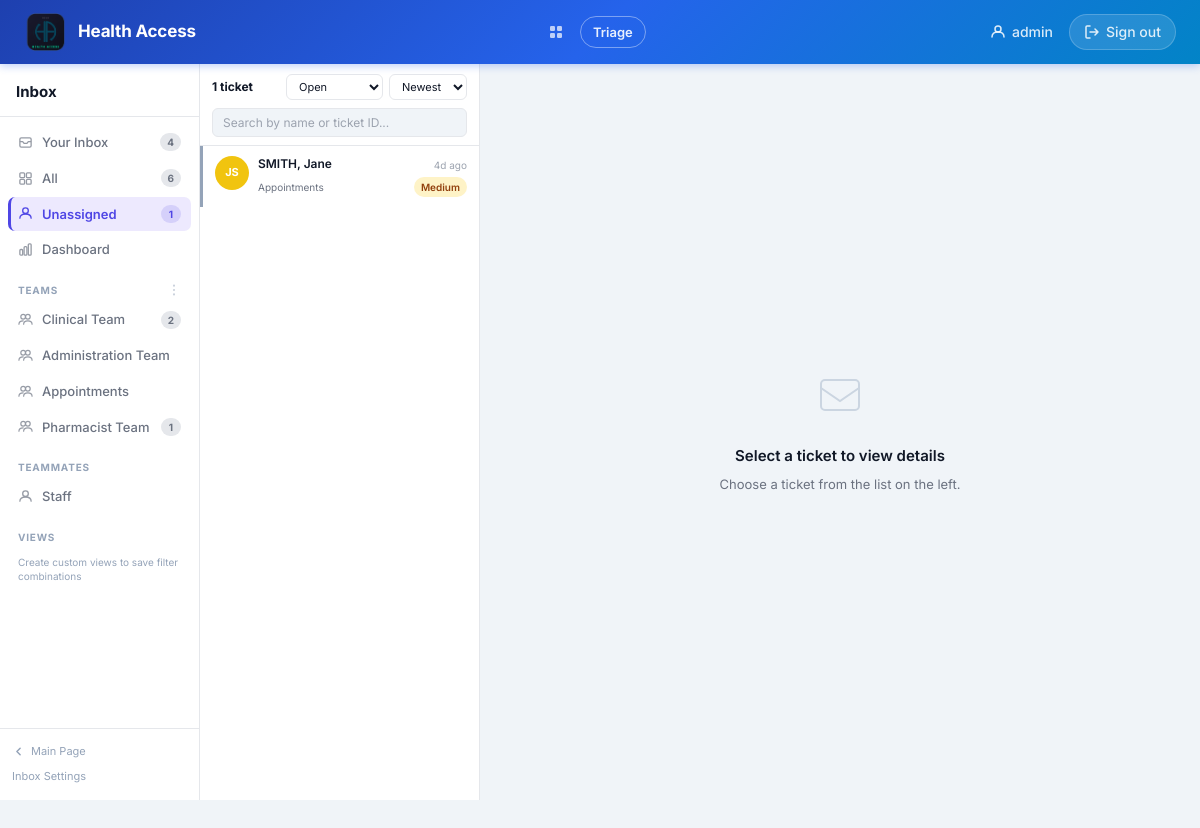
The page /inbox?team=unassigned (signed in) on the database its author committed.
### tables this page shows
CREATE TABLE tickets (
            id INTEGER PRIMARY KEY AUTOINCREMENT,
            patient_name TEXT,
            nhs_number TEXT,
            dob TEXT,
            phone TEXT,
            postcode TEXT,
            title TEXT,
            category TEXT,
            form_data TEXT,
            status TEXT DEFAULT 'Open',
            priority TEXT DEFAULT 'Medium',
            created_at TEXT,
            updated_at TEXT
        , assigned_to TEXT DEFAULT '', is_read INTEGER DEFAULT 0);

### app.py (the view)
@app.route("/inbox")
@staff_required
def inbox():
    status_filter = request.args.get("status", "Open")
    sort = request.args.get("sort", "newest")
    search = request.args.get("search", "")
    team = request.args.get("team", "")
    filters = {"status": status_filter, "sort": sort, "search": search, "team": team}
    tickets_list = _build_ticket_list(filters)
    return render_template(
        "inbox.html",
        tickets=tickets_list,
        selected=None,
        filters=filters,
        teams=TEAMS,
        nav_counts=get_nav_counts(),
    )

### app.py (called while the page is built)
def get_db():
    db = sqlite3.connect(DB_PATH)
    db.row_factory = sqlite3.Row
    return db

def get_avatar_color(name):
    if not name:
        return AVATAR_COLORS[0]
    return AVATAR_COLORS[abs(hash(name)) % len(AVATAR_COLORS)]

def time_ago(dt_str):
    try:
        dt = datetime.fromisoformat(dt_str)
        diff = datetime.utcnow() - dt
        seconds = int(diff.total_seconds())
        if seconds < 60:
            return f"{seconds}s ago"
        elif seconds < 3600:
            return f"{seconds // 60}m ago"
        elif seconds < 86400:
            return f"{seconds // 3600}h ago"
        else:
            return f"{seconds // 86400}d ago"
    except Exception:
        return ""

def staff_required(f):
    @wraps(f)
    def decorated(*args, **kwargs):
        if not session.get("staff_authenticated"):
            return redirect(url_for("staff_login", next=request.url))
        return f(*args, **kwargs)
    return decorated

def get_nav_counts():
    try:
        db = get_db()
        active = "status NOT IN ('Closed','Resolved')"
        your_inbox = db.execute(f"SELECT COUNT(*) FROM tickets WHERE {active}").fetchone()[0]
        all_tickets = db.execute("SELECT COUNT(*) FROM tickets").fetchone()[0]
        unassigned = db.execute(
            f"SELECT COUNT(*) FROM tickets WHERE {active} AND (assigned_to IS NULL OR assigned_to='')"
        ).fetchone()[0]
        team_counts = {}
        for t in TEAMS:
            c = db.execute(
                f"SELECT COUNT(*) FROM tickets WHERE {active} AND assigned_to=?", (t,)
            ).fetchone()[0]
            team_counts[t] = c
        db.close()
        return {"your_inbox": your_inbox, "all": all_tickets, "unassigned": unassigned, "teams": team_counts}
    except Exception:
        return {"your_inbox": 0, "all": 0, "unassigned": 0, "teams": {}}

@app.context_processor
def inject_open_ticket_count():
    return {"open_ticket_count": 0, "staff_authenticated": session.get("staff_authenticated", False)}

### templates/inbox.html (shortened to what this page needs)
{% extends "base.html" %}
{% block content %}
<div class="inbox-wrap">
    <nav class="inbox-nav">
        <div class="inbox-nav-header">
            <span>Inbox</span>
        </div>
        <div class="inbox-nav-body" id="inboxNavBody">
            <div data-section-group="your_inbox">
                <a href="{{ url_for('inbox') }}" class="nav-item {% if not request.args.get('team') and request.args.get('status','Open') == 'Open' %}active{% endif %}">
                    <svg width="15" height="15" viewBox="0 0 16 16" fill="none"><rect x="2" y="3" width="12" height="10" rx="1.5" stroke="currentColor" stroke-width="1.4"/><path d="M2 7h3l1.5 2h3L11 7h3" stroke="currentColor" stroke-width="1.4" stroke-linejoin="round"/></svg>
                    <span class="nav-item-label">Your Inbox</span>
                    {% if nav_counts.your_inbox %}<span class="nav-count">{{ nav_counts.your_inbox }}</span>{% endif %}
                </a>
            </div>
            <div data-section-group="all">
                <a href="{{ url_for('inbox') }}?status=All" class="nav-item {% if request.args.get('status') == 'All' and not request.args.get('team') %}active{% endif %}">
                    <span class="nav-item-label">All</span>
                    {% if nav_counts.all %}<span class="nav-count">{{ nav_counts.all }}</span>{% endif %}
                </a>
            </div>
            <div data-section-group="unassigned">
                <a href="{{ url_for('inbox') }}?team=unassigned" class="nav-item {% if request.args.get('team') == 'unassigned' %}active{% endif %}">
                    <svg width="15" height="15" viewBox="0 0 16 16" fill="none"><circle cx="8" cy="5" r="3" stroke="currentColor" stroke-width="1.4"/><path d="M2 13c0-3 2.5-4.5 6-4.5s6 1.5 6 4.5" stroke="currentColor" stroke-width="1.4" stroke-linecap="round"/></svg>
                    <span class="nav-item-label">Unassigned</span>
                    {% if nav_counts.unassigned %}<span class="nav-count">{{ nav_counts.unassigned }}</span>{% endif %}
                </a>
            </div>
            <div data-section-group="dashboard">
                <a href="{{ url_for('dashboard') }}" class="nav-item">
                    <span class="nav-item-label">Dashboard</span>
                </a>
            </div>
            <div data-section-group="teams">
                <div class="nav-section-label">
                    Teams
                    <svg width="14" height="14" viewBox="0 0 16 16" fill="none" style="cursor:pointer;opacity:0.5;"><circle cx="8" cy="3" r="1.2" fill="currentColor"/><circle cx="8" cy="8" r="1.2" fill="currentColor"/><circle cx="8" cy="13" r="1.2" fill="currentColor"/></svg>
                </div>
                {% for team in teams %}
                <a href="{{ url_for('inbox') }}?team={{ team | urlencode }}" class="nav-item {% if request.args.get('team') == team %}active{% endif %}">
                    <span class="nav-item-label" style="overflow:hidden;text-overflow:ellipsis;white-space:nowrap;">{{ team }}</span>
                    {% set tc = nav_counts.teams.get(team, 0) %}
                    {% if tc %}<span class="nav-count">{{ tc }}</span>{% endif %}
                </a>
                {% endfor %}
            </div>
            <div data-section-group="teammates">
                <div class="nav-section-label">Teammates</div>
                <a href="{{ url_for('inbox') }}" class="nav-item">
                    <svg width="15" height="15" viewBox="0 0 16 16" fill="none"><circle cx="8" cy="5" r="3" stroke="currentColor" stroke-width="1.4"/><path d="M2 13c0-3 2.5-4.5 6-4.5s6 1.5 6 4.5" stroke="currentColor" stroke-width="1.4" stroke-linecap="round"/></svg>
                    <span class="nav-item-label">Staff</span>
                </a>
            </div>
            <div data-section-group="views">
                <div class="nav-section-label">Views</div>
                <div class="nav-views-hint">Create custom views to save filter combinations</div>
            </div>
        </div>
        <div class="inbox-nav-footer">
            <a href="{{ url_for('index') }}" style="display:flex;align-items:center;gap:6px;">
                <svg width="13" height="13" viewBox="0 0 16 16" fill="none"><path d="M10 12L6 8l4-4" stroke="currentColor" stroke-width="1.8" stroke-linecap="round" stroke-linejoin="round"/></svg>
                Main Page
            </a>
            <a href="#" data-open-inbox-settings>Inbox Settings</a>
        </div>
    </nav>
    <section class="ticket-list-panel">
        <div class="ticket-list-header">
            <form method="GET" action="{{ url_for('inbox') }}" id="filter-form">
                <div class="ticket-list-toprow">
                    <span class="ticket-count-label">{{ tickets | length }} ticket{{ 's' if tickets | length != 1 }}</span>
                    <select name="status" class="filter-select" onchange="document.getElementById('filter-form').submit()">
                        <option value="Open"        {% if filters.status == 'Open'        %}selected{% endif %}>Open</option>
                    </select>
                    <select name="sort" class="filter-select" onchange="document.getElementById('filter-form').submit()">
                        <option value="newest" {% if filters.sort == 'newest' %}selected{% endif %}>Newest</option>
                    </select>
                </div>
                <input
                    type="search"
                    name="search"
                    class="ticket-search-input"
                    placeholder="Search by name or ticket ID..."
                    value="{{ filters.search }}"
                    oninput="debounceSearch(this.form)"
                />
            </form>
        </div>
        <div class="ticket-list-scroll">
            {% if tickets %}
                {% for t in tickets %}
                {% set initials = ((t.patient_name or '?').split()[0][0] | upper) + (((t.patient_name or '?').split()[-1][0] | upper) if (t.patient_name or '?').split()|length > 1 else '') %}
                {% set priority_colors = {'Low': '#10b981', 'Medium': '#94a3b8', 'High': '#f97316', 'Urgent': '#dc2626'} %}
                {% set border_color = priority_colors.get(t.priority or 'Medium', '#94a3b8') %}
                <a href="{{ url_for('ticket_detail', ticket_id=t.id) }}?status={{ filters.status }}&sort={{ filters.sort }}&search={{ filters.search }}&team={{ filters.team }}"
                   class="ticket-item" style="border-left-color: {{ border_color }};">
                    <div class="ticket-avatar" style="background-color: {{ t.avatar_color }};">{{ initials }}</div>
                    <div class="ticket-item-body">
                        <div class="ticket-item-top">
                            <span class="ticket-item-name">{{ t.display_name }}</span>
                            <span class="ticket-item-time">{{ t.time_ago }}</span>
                        </div>
                        <div class="ticket-item-meta">
                            <span class="ticket-item-cat">{{ t.category or '—' }}</span>
                            <span class="badge badge-{{ (t.priority or 'medium') | lower }}">{{ t.priority or 'Medium' }}</span>
                        </div>
                    </div>
                </a>
                {% endfor %}
            {% else %}
                <div class="ticket-list-empty">No tickets found.</div>
            {% endif %}
        </div>
    </section>
    <main class="inbox-main">
        <div class="inbox-placeholder">
            <svg width="52" height="52" viewBox="0 0 52 52" fill="none">
                <rect x="7" y="11" width="38" height="30" rx="4" stroke="currentColor" stroke-width="2"/>
                <path d="M7 19l19 13 19-13" stroke="currentColor" stroke-width="2" stroke-linecap="round"/>
            </svg>
            <h3>Select a ticket to view details</h3>
            <p>Choose a ticket from the list on the left.</p>
        </div>
    </main>
</div>
{% endblock %}

### static/css/style.css (style rules this page uses)
*, *::before, *::after { box-sizing: border-box; margin: 0; padding: 0; }
:root { --primary: #2563eb; --primary-dark: #1d4ed8; --primary-light: #eff6ff; --primary-muted: #dbeafe; --accent: #0ea5e9; --success: #10b981; --warning: #f59e0b; --danger: #ef4444; --danger-light: #fef2f2; --text-primary: #111827; --text-secondary: #6b7280; --text-muted: #9ca3af; --border: #e5e7eb; --border-light: #f3f4f6; --bg-white: #ffffff; --bg-page: #f0f4f8; --bg-sidebar: #f8fafc; --shadow-sm: 0 1px 3px rgba(0,0,0,0.08), 0 1px 2px rgba(0,0,0,0.04); --shadow-md: 0 4px 12px rgba(0,0,0,0.08), 0 2px 4px rgba(0,0,0,0.04); --shadow-lg: 0 10px 25px rgba(0,0,0,0.1), 0 4px 10px rgba(0,0,0,0.05); --radius-sm: 6px; --radius-md: 10px; --radius-lg: 16px; --radius-xl: 20px; --radius-full: 9999px; --font: 'Inter', -apple-system, BlinkMacSystemFont, 'Segoe UI', sans-serif; --nav-height: 64px; }
html, body { height: 100%; font-family: var(--font); font-size: 15px; line-height: 1.6; color: var(--text-primary); background: var(--bg-page); -webkit-font-smoothing: antialiased; }

### rows shown on the page
tickets: initials "JS", display_name "SMITH, Jane", time_ago "4d ago", category "Appointments", priority "Medium"

### other values the page prints
{{ session.get("staff_username", "") }} "admin"
{{ nav_counts.your_inbox }} "4"
{{ nav_counts.all }} "6"
{{ nav_counts.unassigned }} "1"
{{ team }} "Clinical Team" "Administration Team" "Appointments" "Pharmacist Team"
{{ tc }} "2" "1"
{{ tickets | length }} "1"
